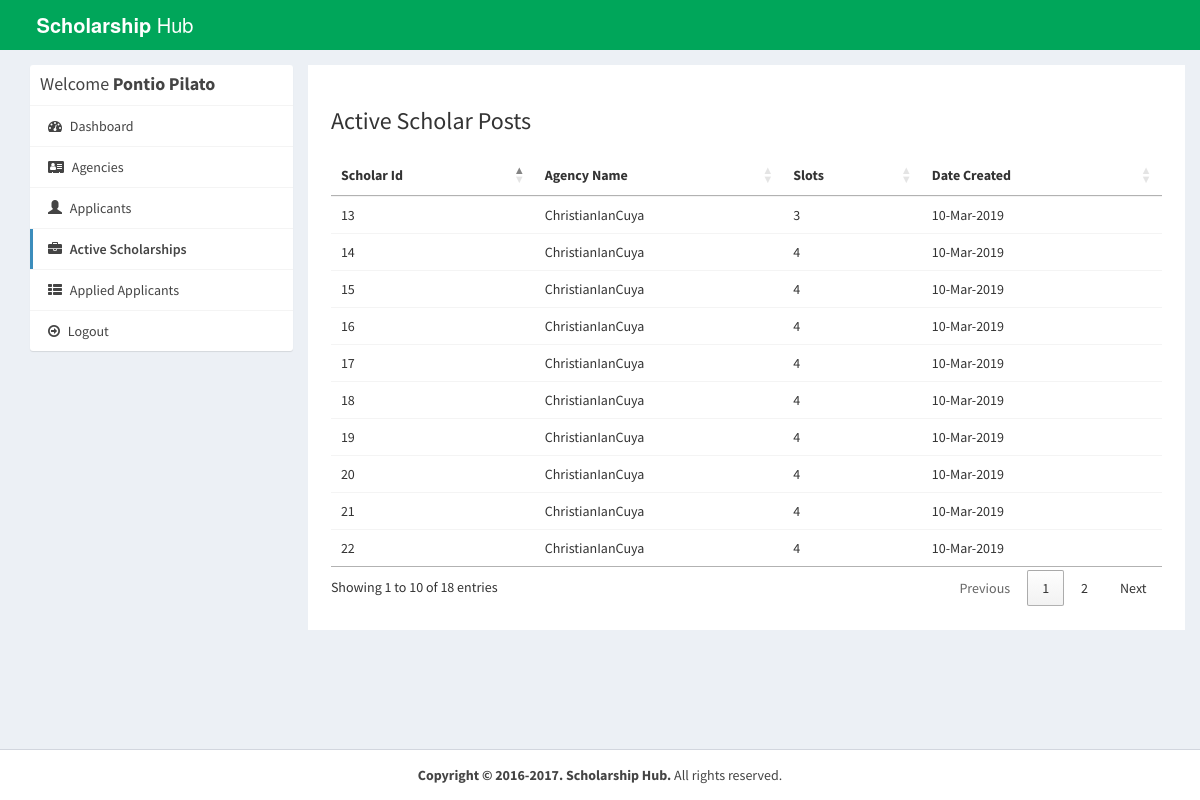
/admin/active-jobs.php (signed in), run on the app's committed database.
### tables this page shows
CREATE TABLE `post_scholar` (
  `scholar_id` int(15) NOT NULL,
  `agency_id` int(15) NOT NULL,
  `Quota_applicant` int(15) NOT NULL,
  `deadline` varchar(255) NOT NULL,
  `minGWA` decimal(10,2) NOT NULL,
  `maxGWA` decimal(10,2) NOT NULL,
  `desc_scholar` mediumtext NOT NULL,
  `gwa_pts` decimal(10,0) NOT NULL,
  `Status` int(11) NOT NULL,
  `TimeCreated` timestamp NOT NULL DEFAULT CURRENT_TIMESTAMP ON UPDATE CURRENT_TIMESTAMP,
  `docsreq` text NOT NULL,
  `Subject_type` varchar(255) NOT NULL,
  `applicant_type` int(11) NOT NULL
);

CREATE TABLE `agency` (
  `Agency_id` int(15) NOT NULL,
  `Handler_Name` varchar(45) NOT NULL,
  `Agency_Name` varchar(45) NOT NULL,
  `Agency_Address` varchar(45) NOT NULL,
  `Agency_Contact` int(10) NOT NULL,
  `Briefdesc` mediumtext NOT NULL,
  `Email_add` varchar(45) NOT NULL,
  `Password` varchar(45) NOT NULL,
  `logo` varchar(255) NOT NULL,
  `TimeCreated` date NOT NULL
);

### admin/active-jobs.php (the view, shortened to what this page needs)
<?php
require_once("../db.php");
?>
<!DOCTYPE html>
<html>
<head>
  <link rel="stylesheet" href="https://cdnjs.cloudflare.com/ajax/libs/twitter-bootstrap/3.3.7/css/bootstrap.min.css">
  <link rel="stylesheet" href="https://cdnjs.cloudflare.com/ajax/libs/font-awesome/4.7.0/css/font-awesome.min.css">
  <link rel="stylesheet" href="https://cdnjs.cloudflare.com/ajax/libs/ionicons/2.0.1/css/ionicons.min.css">
  <link rel="stylesheet" href="https://cdn.datatables.net/1.10.15/css/jquery.dataTables.min.css">
  <link rel="stylesheet" href="../css/AdminLTE.min.css">
  <link rel="stylesheet" href="../css/_all-skins.min.css">
  <link rel="stylesheet" href="../css/custom.css">
</head>
<body class="hold-transition skin-green sidebar-mini">
<div class="wrapper">
  <header class="main-header">
    <a href="index.php" class="logo logo-bg">
      <span class="logo-lg"><b>Scholarship</b> Hub</span>
    </a>
    <nav class="navbar navbar-static-top">
    </nav>
  </header>
  <div class="content-wrapper" style="margin-left: 0px;">
    <section id="candidates" class="content-header">
      <div class="container">
        <div class="row">
          <div class="col-md-3">
            <div class="box box-solid">
              <div class="box-header with-border">
           <h3 class="box-title">Welcome <b><?php echo $_SESSION['name'];?></b></h3>
              </div>
              <div class="box-body no-padding">
                <ul class="nav nav-pills nav-stacked">
                  <li><a href="dashboard.php"><i class="fa fa-dashboard"></i> Dashboard</a></li>
				     <li ><a href="agency.php"><i class="fa fa-address-card"></i> Agencies</a></li>
					  <li ><a href="apps.php"><i class="glyphicon glyphicon-user"></i> Applicants</a></li>
                  <li class="active"><a href="active-jobs.php"><i class="fa fa-briefcase"></i> Active Scholarships</a></li>
				  <li ><a href="App-App.php"><i class="fa fa-th-list"></i> Applied Applicants</a></li>
                  <li><a href="../logout.php"><i class="fa fa-arrow-circle-o-right"></i> Logout</a></li>
                </ul>
              </div>
            </div>
          </div>
          <div class="col-md-9 bg-white padding-2">
            <h3>Active Scholar Posts</h3>
            <div class="row margin-top-20">
              <div class="col-md-12">
                <div class="box-body table-responsive no-padding">
                  <table id="example2" class="table table-hover">
                    <thead>
                      <th>Scholar Id</th>
                      <th>Agency Name</th>
                      <th>Slots</th>
                      <th>Date Created</th>
                    </thead>
                    <tbody>
                      <?php
                      $sql = "SELECT *,post_scholar.TimeCreated as datecreated FROM post_scholar inner join agency on agency.Agency_id = post_scholar.agency_id where post_scholar.Status <> 3 ";
                      $result = $conn->query($sql);
                      if($result->num_rows > 0) {
                        while($row = $result->fetch_assoc()) {
                      ?>
                      <tr>
                        <td><?php echo $row['scholar_id']; ?></td>
                        <td><?php echo $row['Agency_Name']; ?></td>
						  <td><?php echo $row['Quota_applicant']; ?></td>
                        <td><?php echo date("d-M-Y", strtotime($row['datecreated'])); ?></td>
                      </tr>
                            <?php
                        }
                      }
                    ?>
                    </tbody>
                  </table>
                </div>
              </div>
            </div>
          </div>
        </div>
      </div>
    </section>
  </div>
  <footer class="main-footer" style="margin-left: 0px;">
    <div class="text-center">
      <strong>Copyright &copy; 2016-2017. Scholarship Hub.</strong> All rights
    reserved.
    </div>
  </footer>
</div>
</body>
</html>

### css/custom.css (style rules this page uses)
.logo-bg { background-color: #00A65A !important; }
.margin-top-20 { margin-top: 20px; }
.padding-2 { padding: 2%; }
.bg-white { background-color: #fff; }

### data on the page
post_scholar: scholar_id "13", agency.Agency_Name "ChristianIanCuya", Quota_applicant "3", TimeCreated "10-Mar-2019"
post_scholar: scholar_id "14", agency.Agency_Name "ChristianIanCuya", Quota_applicant "4", TimeCreated "10-Mar-2019"
post_scholar: scholar_id "15", agency.Agency_Name "ChristianIanCuya", Quota_applicant "4", TimeCreated "10-Mar-2019"
post_scholar: scholar_id "16", agency.Agency_Name "ChristianIanCuya", Quota_applicant "4", TimeCreated "10-Mar-2019"
post_scholar: scholar_id "17", agency.Agency_Name "ChristianIanCuya", Quota_applicant "4", TimeCreated "10-Mar-2019"
post_scholar: scholar_id "18", agency.Agency_Name "ChristianIanCuya", Quota_applicant "4", TimeCreated "10-Mar-2019"
post_scholar: scholar_id "19", agency.Agency_Name "ChristianIanCuya", Quota_applicant "4", TimeCreated "10-Mar-2019"
post_scholar: scholar_id "20", agency.Agency_Name "ChristianIanCuya", Quota_applicant "4", TimeCreated "10-Mar-2019"
post_scholar: scholar_id "21", agency.Agency_Name "ChristianIanCuya", Quota_applicant "4", TimeCreated "10-Mar-2019"
post_scholar: scholar_id "22", agency.Agency_Name "ChristianIanCuya", Quota_applicant "4", TimeCreated "10-Mar-2019"

### other printed values
$_SESSION['name'] "Pontio Pilato"
